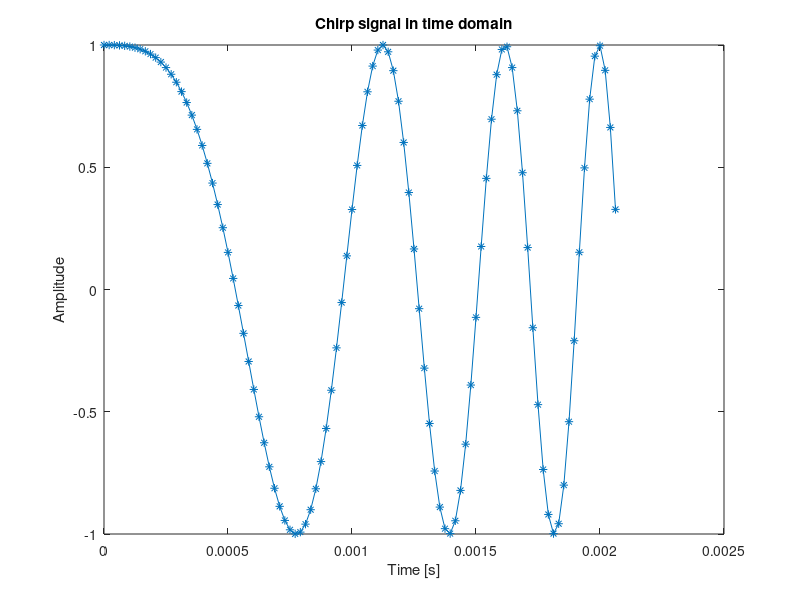

MATLAB code for this plot: (Note: this script raises an error after producing the figure.)
%% Opgave 1:
clf; clear; clc; close all;
set(0,'DefaultFigureWindowStyle','docked')

% Generering af chirp signal:
fs = 48e03;
fstart = 100;
fstop = 3e03;
sweep_length = 100;
t = 0:1/fs:sweep_length/fs-1/fs;
t_last = t(sweep_length);
sweep_sig = chirp(t, fstart, t_last, fstop);

figure();
plot(t, sweep_sig, '*-');
title(['Chirp signal in time domain']);
xlabel('Time [s]');
ylabel('Amplitude');


% Eksempel på skrivning af array til fil, som kan læses ind i CrossCore
powShort = 2^15; % Samme som shift med 15 bits
fid=fopen('sweep_sig_500_s.dat', 'w');
for i=1:length(sweep_sig)-1
    fprintf(fid, '%d,\n', toRealNumber(sweep_sig(i), powShort)); 
end
fprintf(fid, '%d\n', toRealNumber(sweep_sig(i+1), powShort));   % Uden ","-tegn
fclose(fid);


%% Opgave 4 - analysedel
clf; clear; clc; close all;
set(0,'DefaultFigureWindowStyle','docked')

% Init:

fs = 48e03;

signal_0 = importdata("sweep_sig_100_s.dat");
signal_0 = [signal_0; zeros(4800 - length(signal_0), 1)];

signal_50 = importdata("sonar_50_cm.dat");
signal_100 = importdata("sonar_100_cm.dat");
signal_150 = importdata("sonar_150_cm.dat");
signal_200 = importdata("sonar_200_cm.dat");

mean_factor = abs(mean(signal_50))/abs(mean(signal_0));

signal_0 = signal_0.*mean_factor; % Forstærk teoretisk output signal, så det ligner de andre

% Tidsdomæne

receive_length = 4800;
t_axis = 0:1/fs:receive_length/fs-1/fs;

figure();
plot(t_axis, signal_0, '*-');
hold on;
plot(t_axis, signal_50, '*-');
plot(t_axis, signal_100, '*-');
plot(t_axis, signal_150, '*-');
plot(t_axis, signal_200, '*-');
hold off;

zoom = [0, 0.01];
title(['Chirp signal in time domain zoomed in around ', num2str(zoom(1)), 's - ', num2str(zoom(2)), 's.'] );
xlabel('Time [s]');
ylabel('Amplitude');
xlim(zoom);
legend('output signal (amplified)', '50 cm', '100 cm', '150 cm', '200 cm');


figure();
subplot(5,1,1);
plot(t_axis, signal_0, 'b*-');
zoom = [0, 0.008];
title(['Chirp signal in time domain zoomed in around ', num2str(zoom(1)), 's - ', num2str(zoom(2)), 's.'] );
xlabel('Time [s]');
ylabel('Amplitude');
xlim(zoom);
legend('output signal (amplified)');
subplot(5,1,2);
plot(t_axis, signal_50, 'g*-');
xlabel('Time [s]');
ylabel('Amplitude');
xlim(zoom);
legend('50 cm');
subplot(5,1,3);
plot(t_axis, signal_100, 'y*-');
xlabel('Time [s]');
ylabel('Amplitude');
xlim(zoom);
legend('100 cm');
subplot(5,1,4);
plot(t_axis, signal_150, 'c*-');
xlabel('Time [s]');
ylabel('Amplitude');
xlim(zoom);
legend('150 cm');
subplot(5,1,5);
plot(t_axis, signal_200, 'r*-');
xlabel('Time [s]');
ylabel('Amplitude');
xlim(zoom);
legend('200 cm');


% Frekvensdomæne

Signal_0 = fft(signal_0);
Signal_50 = fft(signal_50);
Signal_100 = fft(signal_100);
Signal_150 = fft(signal_150);
Signal_200 = fft(signal_200);

f_axis = 0:fs/receive_length:fs-fs/receive_length;
figure();
plot(f_axis, abs(Signal_0), '*-');
hold on;
plot(f_axis, abs(Signal_50), '*-');
%plot(f_axis, abs(Signal_100), '*-');
%plot(f_axis, abs(Signal_150), '*-');
%plot(f_axis, abs(Signal_200), '*-');
hold off;
title('Chirp signal in frequency domain');
xlabel('Frequency [Hz]');
ylabel('Magnitude');
legend('output signal', '50 cm', '100 cm', '150 cm', '200 cm');
